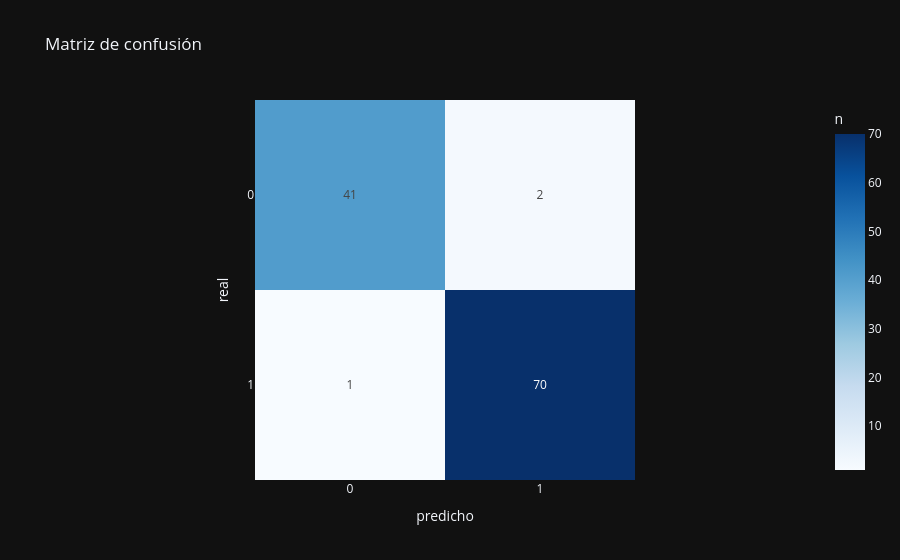
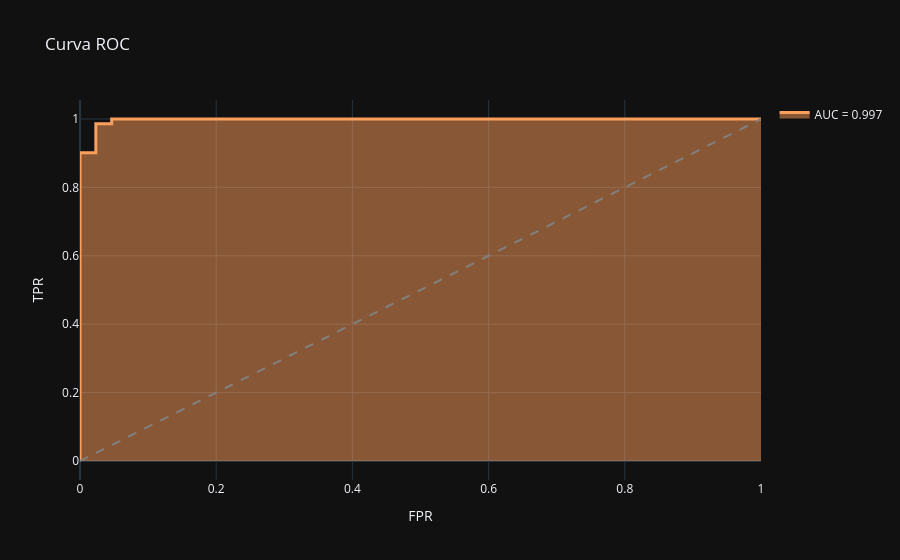

These figures' notebook cell, in order:
### Markdown cell above
## 📊 5 · Evaluación

Desempeño sobre datos nunca vistos (set de test).

### Code cell
# 5 · Evaluación en test (datos nunca vistos)
from sklearn.metrics import classification_report, confusion_matrix, roc_curve, auc
y_pred = best.predict(X_test)
print(classification_report(y_test, y_pred))
labels = sorted(map(str, y.unique()))
cm = confusion_matrix(y_test, y_pred)
px.imshow(cm, x=labels, y=labels, text_auto=True, color_continuous_scale='Blues',
          labels=dict(x='predicho', y='real', color='n'), title='Matriz de confusión').show()
if y.nunique() == 2 and hasattr(best, 'predict_proba'):
    pos = sorted(y.unique())[-1]
    proba = best.predict_proba(X_test)[:, list(best.classes_).index(pos)]
    fpr, tpr, _ = roc_curve((y_test == pos).astype(int), proba)
    fig = go.Figure()
    fig.add_trace(go.Scatter(x=fpr, y=tpr, mode='lines', line=dict(color=ACCENT, width=3),
                             name=f'AUC = {auc(fpr, tpr):.3f}', fill='tozeroy'))
    fig.add_trace(go.Scatter(x=[0, 1], y=[0, 1], mode='lines',
                             line=dict(dash='dash', color='gray'), showlegend=False))
    fig.update_layout(title='Curva ROC', xaxis_title='FPR', yaxis_title='TPR', template='plotly_dark')
    fig.show()

### Figure 1 — Plotly figure (JSON) as saved in the notebook; plotly's stock layout.template omitted (floating-point values rounded to 4 significant figures)
{"data": [{"coloraxis": "coloraxis", "hovertemplate": "predicho: %{x}<br>real: %{y}<br>n: %{z}<extra></extra>", "name": "0", "texttemplate": "%{z}", "type": "heatmap", "x": ["0", "1"], "xaxis": "x", "y": ["0", "1"], "yaxis": "y", "z": [[41, 2], [1, 70]]}], "layout": {"coloraxis": {"colorbar": {"title": {"text": "n"}}, "colorscale": [[0.0, "rgb(247,251,255)"], [0.125, "rgb(222,235,247)"], [0.25, "rgb(198,219,239)"], [0.375, "rgb(158,202,225)"], [0.5, "rgb(107,174,214)"], [0.625, "rgb(66,146,198)"], [0.75, "rgb(33,113,181)"], [0.875, "rgb(8,81,156)"], [1.0, "rgb(8,48,107)"]]}, "title": {"text": "Matriz de confusión"}, "xaxis": {"anchor": "y", "constrain": "domain", "domain": [0.0, 1.0], "scaleanchor": "y", "title": {"text": "predicho"}}, "yaxis": {"anchor": "x", "autorange": "reversed", "constrain": "domain", "domain": [0.0, 1.0], "title": {"text": "real"}}}}

### Figure 2 — Plotly figure (JSON) as saved in the notebook; plotly's stock layout.template omitted (floating-point values rounded to 4 significant figures)
{"data": [{"fill": "tozeroy", "line": {"color": "#ff9f5c", "width": 3}, "mode": "lines", "name": "AUC = 0.997", "type": "scatter", "x": [0.0, 0.0, 0.0, 0.02326, 0.02326, 0.04651, 0.04651, 1.0], "y": [0.0, 0.01408, 0.9014, 0.9014, 0.9859, 0.9859, 1.0, 1.0]}, {"line": {"color": "gray", "dash": "dash"}, "mode": "lines", "showlegend": false, "type": "scatter", "x": [0, 1], "y": [0, 1]}], "layout": {"title": {"text": "Curva ROC"}, "xaxis": {"title": {"text": "FPR"}}, "yaxis": {"title": {"text": "TPR"}}}}
